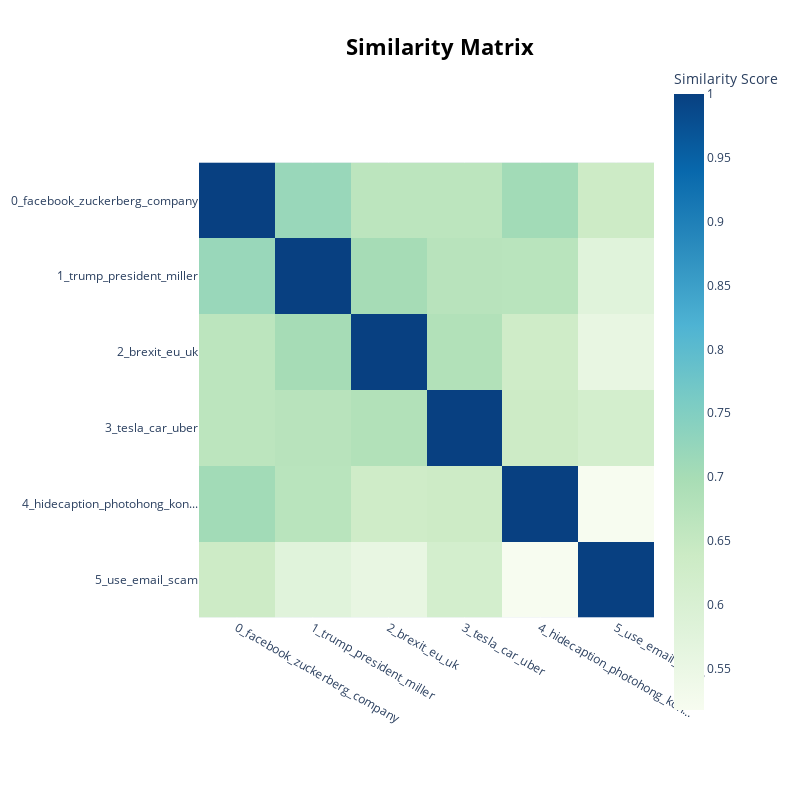

Notebook cell for this chart:
### Code cell
topic_model.visualize_heatmap()

### Figure 1 — Plotly figure (JSON) as saved in the notebook; plotly's stock layout.template omitted (floating-point values rounded to 4 significant figures)
{"data": [{"coloraxis": "coloraxis", "name": "0", "x": ["0_facebook_zuckerberg_company", "1_trump_president_miller", "2_brexit_eu_uk", "3_tesla_car_uber", "4_hidecaption_photohong_kon...", "5_use_email_scam"], "y": ["0_facebook_zuckerberg_company", "1_trump_president_miller", "2_brexit_eu_uk", "3_tesla_car_uber", "4_hidecaption_photohong_kon...", "5_use_email_scam"], "z": [[1.0, 0.7191, 0.6644, 0.6649, 0.7061, 0.6363], [0.7191, 1.0, 0.7007, 0.6712, 0.6694, 0.5776], [0.6644, 0.7007, 1.0, 0.6822, 0.6304, 0.5579], [0.6649, 0.6712, 0.6822, 1.0, 0.6362, 0.6159], [0.7061, 0.6694, 0.6304, 0.6362, 1.0, 0.5175], [0.6363, 0.5776, 0.5579, 0.6159, 0.5175, 1.0]], "type": "heatmap", "xaxis": "x", "yaxis": "y", "hovertemplate": "x: %{x}<br>y: %{y}<br>Similarity Score: %{z}<extra></extra>"}], "layout": {"xaxis": {"anchor": "y", "domain": [0.0, 1.0], "scaleanchor": "y", "constrain": "domain"}, "yaxis": {"anchor": "x", "domain": [0.0, 1.0], "autorange": "reversed", "constrain": "domain"}, "coloraxis": {"colorbar": {"title": {"text": "Similarity Score"}}, "colorscale": [[0.0, "rgb(247,252,240)"], [0.125, "rgb(224,243,219)"], [0.25, "rgb(204,235,197)"], [0.375, "rgb(168,221,181)"], [0.5, "rgb(123,204,196)"], [0.625, "rgb(78,179,211)"], [0.75, "rgb(43,140,190)"], [0.875, "rgb(8,104,172)"], [1.0, "rgb(8,64,129)"]]}, "margin": {"t": 60}, "title": {"font": {"size": 22, "color": "Black"}, "text": "<b>Similarity Matrix", "y": 0.95, "x": 0.55, "xanchor": "center", "yanchor": "top"}, "hoverlabel": {"font": {"size": 16, "family": "Rockwell"}, "bgcolor": "white"}, "width": 800, "height": 800, "showlegend": true, "legend": {"title": {"text": "Trend"}}}}
